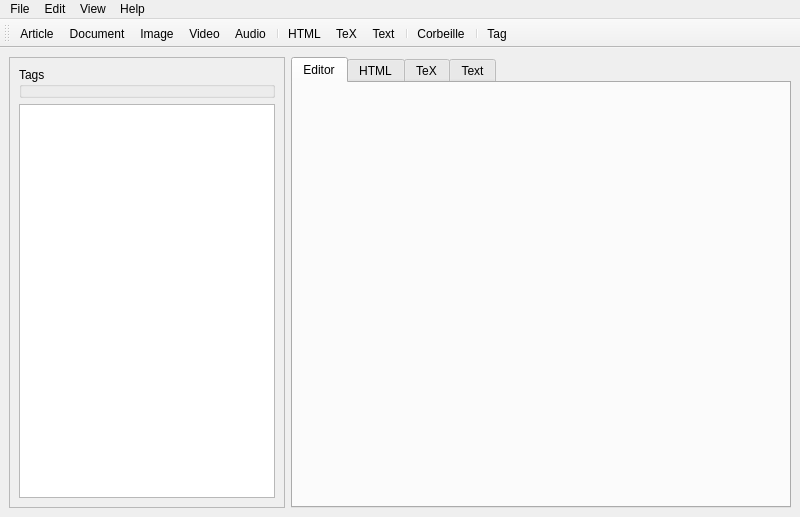
<?xml version="1.0" encoding="UTF-8"?>
<ui version="4.0">
 <class>MainWindow</class>
 <widget class="QMainWindow" name="MainWindow">
  <property name="geometry">
   <rect>
    <x>0</x>
    <y>0</y>
    <width>800</width>
    <height>517</height>
   </rect>
  </property>
  <property name="windowTitle">
   <string>MainWindow</string>
  </property>
  <property name="documentMode">
   <bool>false</bool>
  </property>
  <property name="dockNestingEnabled">
   <bool>false</bool>
  </property>
  <widget class="QWidget" name="centralwidget">
   <layout class="QHBoxLayout" name="horizontalLayout">
    <item>
     <widget class="QFrame" name="frame">
      <property name="frameShape">
       <enum>QFrame::StyledPanel</enum>
      </property>
      <property name="frameShadow">
       <enum>QFrame::Raised</enum>
      </property>
      <layout class="QVBoxLayout" name="verticalLayout">
       <item>
        <widget class="QGroupBox" name="groupBox_Tags">
         <property name="autoFillBackground">
          <bool>false</bool>
         </property>
         <property name="title">
          <string>Tags</string>
         </property>
         <property name="flat">
          <bool>false</bool>
         </property>
         <property name="checkable">
          <bool>false</bool>
         </property>
        </widget>
       </item>
       <item>
        <widget class="QListWidget" name="tree">
         <property name="sizePolicy">
          <sizepolicy hsizetype="Minimum" vsizetype="Expanding">
           <horstretch>0</horstretch>
           <verstretch>0</verstretch>
          </sizepolicy>
         </property>
         <property name="textElideMode">
          <enum>Qt::ElideRight</enum>
         </property>
         <property name="sortingEnabled">
          <bool>true</bool>
         </property>
        </widget>
       </item>
      </layout>
     </widget>
    </item>
    <item>
     <widget class="QTabWidget" name="tabWidget">
      <property name="font">
       <font>
        <family>Cantarell</family>
       </font>
      </property>
      <property name="currentIndex">
       <number>0</number>
      </property>
      <widget class="QWidget" name="tab_editor">
       <property name="font">
        <font>
         <family>Cantarell</family>
        </font>
       </property>
       <attribute name="title">
        <string>Editor</string>
       </attribute>
      </widget>
      <widget class="QWidget" name="tab_html">
       <attribute name="title">
        <string>HTML</string>
       </attribute>
      </widget>
      <widget class="QWidget" name="tab_TeX">
       <attribute name="title">
        <string>TeX</string>
       </attribute>
      </widget>
      <widget class="QWidget" name="tab_text">
       <attribute name="title">
        <string>Text</string>
       </attribute>
      </widget>
     </widget>
    </item>
   </layout>
  </widget>
  <widget class="QMenuBar" name="menubar">
   <property name="geometry">
    <rect>
     <x>0</x>
     <y>0</y>
     <width>800</width>
     <height>24</height>
    </rect>
   </property>
   <widget class="QMenu" name="menuFile">
    <property name="title">
     <string>File</string>
    </property>
    <widget class="QMenu" name="menuNew">
     <property name="title">
      <string>New </string>
     </property>
     <addaction name="actionNewArticle"/>
     <addaction name="actionNewDocument"/>
     <addaction name="separator"/>
     <addaction name="actionNewImage"/>
     <addaction name="actionNewAudio"/>
     <addaction name="actionNewVideo"/>
    </widget>
    <addaction name="menuNew"/>
    <addaction name="actionOuvrir_Workspace"/>
    <addaction name="actionQuitter"/>
   </widget>
   <widget class="QMenu" name="menuEdit">
    <property name="title">
     <string>Edit</string>
    </property>
    <widget class="QMenu" name="menuExport">
     <property name="title">
      <string>Export</string>
     </property>
     <addaction name="actionText"/>
     <addaction name="actionHTML"/>
     <addaction name="actionTeX"/>
    </widget>
    <addaction name="menuExport"/>
   </widget>
   <widget class="QMenu" name="menuView">
    <property name="title">
     <string>View</string>
    </property>
    <addaction name="actionCorbeille"/>
    <addaction name="separator"/>
    <addaction name="actionTag"/>
   </widget>
   <widget class="QMenu" name="menuHelp">
    <property name="title">
     <string>Help</string>
    </property>
   </widget>
   <addaction name="menuFile"/>
   <addaction name="menuEdit"/>
   <addaction name="menuView"/>
   <addaction name="menuHelp"/>
  </widget>
  <widget class="QToolBar" name="toolBar">
   <property name="windowTitle">
    <string>toolBar</string>
   </property>
   <attribute name="toolBarArea">
    <enum>TopToolBarArea</enum>
   </attribute>
   <attribute name="toolBarBreak">
    <bool>false</bool>
   </attribute>
   <addaction name="actionNewArticle"/>
   <addaction name="actionNewDocument"/>
   <addaction name="actionNewImage"/>
   <addaction name="actionNewVideo"/>
   <addaction name="actionNewAudio"/>
   <addaction name="separator"/>
   <addaction name="actionHTML"/>
   <addaction name="actionTeX"/>
   <addaction name="actionText"/>
   <addaction name="separator"/>
   <addaction name="actionCorbeille"/>
   <addaction name="separator"/>
   <addaction name="actionTag"/>
  </widget>
  <action name="actionNewDocument">
   <property name="text">
    <string>Document</string>
   </property>
   <property name="toolTip">
    <string>Créer un nouveau document</string>
   </property>
  </action>
  <action name="actionQuitter">
   <property name="text">
    <string>Quitter</string>
   </property>
  </action>
  <action name="actionTag">
   <property name="icon">
    <iconset resource="icons/icons.qrc">
     <normaloff>:/icons/tag.png</normaloff>:/icons/tag.png</iconset>
   </property>
   <property name="text">
    <string>Tag</string>
   </property>
   <property name="toolTip">
    <string>Affiche le Gestionnaire de Tags</string>
   </property>
  </action>
  <action name="actionNewImage">
   <property name="text">
    <string>Image</string>
   </property>
   <property name="toolTip">
    <string>Créer un nouveau média - image</string>
   </property>
  </action>
  <action name="actionNewAudio">
   <property name="text">
    <string>Audio</string>
   </property>
   <property name="toolTip">
    <string>Créer un nouveau média - son</string>
   </property>
  </action>
  <action name="actionNewVideo">
   <property name="text">
    <string>Video</string>
   </property>
   <property name="toolTip">
    <string>Créer un nouveau média - video</string>
   </property>
  </action>
  <action name="actionOuvrir_Workspace">
   <property name="text">
    <string>Ouvrir Workspace</string>
   </property>
  </action>
  <action name="actionNewArticle">
   <property name="text">
    <string>Article</string>
   </property>
   <property name="toolTip">
    <string>Créer un nouvel Article</string>
   </property>
  </action>
  <action name="actionHTML">
   <property name="text">
    <string>HTML</string>
   </property>
   <property name="toolTip">
    <string>Exporter en HTML</string>
   </property>
  </action>
  <action name="actionTeX">
   <property name="text">
    <string>TeX</string>
   </property>
   <property name="toolTip">
    <string>Obtenir la source TeX</string>
   </property>
  </action>
  <action name="actionText">
   <property name="text">
    <string>Text</string>
   </property>
   <property name="toolTip">
    <string>Obtenir la source en texte</string>
   </property>
  </action>
  <action name="actionCorbeille">
   <property name="icon">
    <iconset resource="icons/icons.qrc">
     <normaloff>:/icons/trash.png</normaloff>:/icons/trash.png</iconset>
   </property>
   <property name="text">
    <string>Corbeille</string>
   </property>
  </action>
 </widget>
 <resources>
  <include location="icons/icons.qrc"/>
 </resources>
 <connections/>
</ui>
